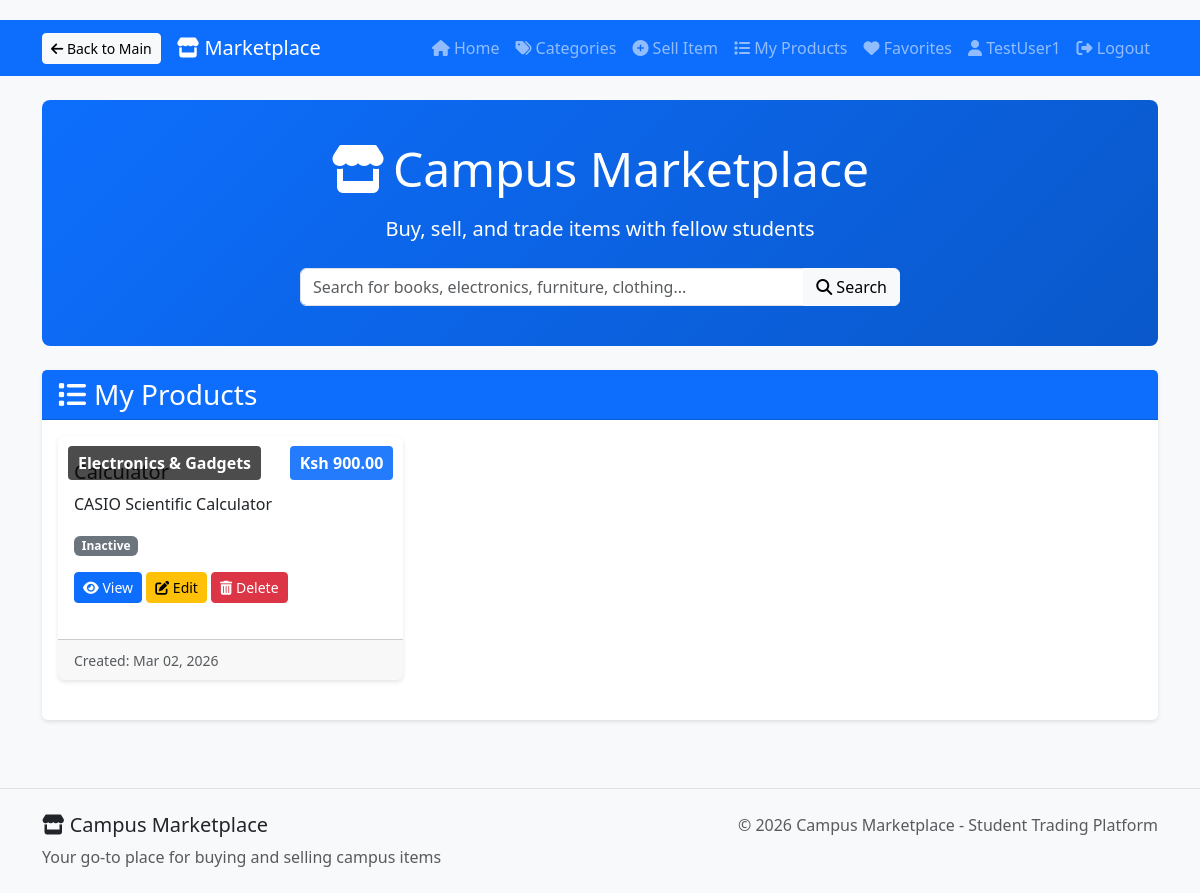
Page /marketplace/my-listings/ (signed in) on the committed database.
### accounts/models.py (models this page shows, shortened)
class CustomUser(AbstractUser):
    USER_TYPE_CHOICES = (
        ('student', 'Student'),
        ('vendor', 'Vendor'),
        ('staff', 'Staff'),
    )
    user_type = models.CharField(max_length=10, choices=USER_TYPE_CHOICES, default='student')
    student_id = models.CharField(max_length=20, blank=True, null=True)
    phone_number = models.CharField(max_length=15, blank=True, null=True)
    profile_picture = CloudinaryField('profile_pictures', blank=True, null=True)
    email_verified = models.BooleanField(default=False)
    created_at = models.DateTimeField(auto_now_add=True)
    bio = models.TextField(blank=True, null=True)
    updated_at = models.DateTimeField(auto_now=True)

### marketplace/models.py (models this page shows, shortened)
class Product(models.Model):
    CONDITION_CHOICES = [
        ('new', 'New'),
        ('like_new', 'Like New'),
        ('good', 'Good'),
        ('fair', 'Fair'),
        ('poor', 'Poor'),
    ]
    seller = models.ForeignKey(CustomUser, on_delete=models.CASCADE, related_name='products')
    title = models.CharField(max_length=200)
    description = models.TextField()
    category = models.ForeignKey(Category, on_delete=models.CASCADE, related_name='products')
    price = models.DecimalField(max_digits=10, decimal_places=2)
    condition = models.CharField(max_length=20, choices=CONDITION_CHOICES)
    image = CloudinaryField('product_images', blank=True, null=True)
    is_sold = models.BooleanField(default=False)
    created_at = models.DateTimeField(auto_now_add=True)
    updated_at = models.DateTimeField(auto_now=True)
    expires_at = models.DateTimeField(null=True, blank=True)
    expired = models.BooleanField(default=False)
    class Meta:
        ordering = ['-created_at']

class Category(models.Model):
    name = models.CharField(max_length=100)
    description = models.TextField(blank=True)
    icon = models.CharField(max_length=50, blank=True)
    objects = CategoryManager()
    class Meta:
        verbose_name_plural = "Categories"

### marketplace/views.py (the view)
# urls.py: path('my-listings/', views.my_listings, name='my_listings'),
@login_required
def my_listings(request):
    products = Product.objects.filter(seller=request.user).order_by('-created_at')
    return render(request, 'marketplace/my_listings.html', {
        'products': products,
        'categories': Category.objects.all()
    })

### templates/marketplace/my_listings.html (shortened to what this page needs)
{% extends "marketplace/base.html" %}
{% block content %}
<div class="row">
    <div class="col-12">
        <div class="card">
            <div class="card-header bg-primary text-white">
                <h3 class="mb-0"><i class="fas fa-list me-2"></i>My Products</h3>
            </div>
            <div class="card-body">
                {% if products %}
                <div class="row">
                    {% for product in products %}
                    <div class="col-md-4 col-sm-6 mb-4">
                        <div class="card product-card h-100">
                            <div class="card-body">
                                <div class="d-flex justify-content-between">
                                    <span class="badge-category">{{ product.category.name }}</span>
                                    <span class="price-badge">Ksh {{ product.price }}</span>
                                </div>
                                <h5 class="card-title mt-2">{{ product.title }}</h5>
                                <p class="card-text">{{ product.description|truncatechars:100 }}</p>
                                {% if product.is_active %}
                                <span class="badge bg-success">Active</span>
                                {% else %}
                                <span class="badge bg-secondary">Inactive</span>
                                {% endif %}
                                <div class="mt-3">
    <a href="{% url 'marketplace:product_detail' product.id %}" class="btn btn-primary btn-sm">
        <i class="fas fa-eye"></i> View
    </a>
    <a href="{% url 'marketplace:update_product' product.id %}" class="btn btn-warning btn-sm">
        <i class="fas fa-edit"></i> Edit
    </a>
    <a href="{% url 'marketplace:delete_product' product.id %}" class="btn btn-danger btn-sm">
        <i class="fas fa-trash-alt"></i> Delete
    </a>
</div>
                            </div>
                            <div class="card-footer">
                                <small class="text-muted">
                                    Created: {{ product.created_at|date:"M d, Y" }}
                                </small>
                            </div>
                        </div>
                    </div>
                    {% endfor %}
                </div>
                {% endif %}
            </div>
        </div>
    </div>
</div>
{% endblock %}

### templates/marketplace/base.html (shortened to what this page needs)
<!DOCTYPE html>
<html lang="en">
<head>
    <link href="https://cdn.jsdelivr.net/npm/bootstrap@5.3.0/dist/css/bootstrap.min.css" rel="stylesheet">
    <link rel="stylesheet" href="https://cdnjs.cloudflare.com/ajax/libs/font-awesome/6.4.0/css/all.min.css">
</head>
<body>
    <nav class="navbar navbar-expand-lg navbar-dark nav-marketplace mb-4">
        <div class="container">
            <a href="{% url 'home' %}" class="btn btn-light btn-sm me-3">
                <i class="fas fa-arrow-left"></i> Back to Main
            </a>
            <a class="navbar-brand" href="{% url 'marketplace:home' %}">
                <i class="fas fa-store"></i> Marketplace
            </a>
            <div class="collapse navbar-collapse" id="navbarNav">
                <ul class="navbar-nav ms-auto">
                    <li class="nav-item">
                        <a class="nav-link" href="{% url 'marketplace:home' %}">
                            <i class="fas fa-home"></i> Home
                        </a>
                    </li>
                    <li class="nav-item">
                        <a class="nav-link" href="{% url 'marketplace:categories' %}">
                            <i class="fas fa-tags"></i> Categories
                        </a>
                    </li>
                    {% if user.is_authenticated %}
                    <li class="nav-item">
                        <a class="nav-link" href="{% url 'marketplace:create_product' %}">
                            <i class="fas fa-plus-circle"></i> Sell Item
                        </a>
                    </li>
                    <li class="nav-item">
                        <a class="nav-link" href="{% url 'marketplace:my_listings' %}">
                            <i class="fas fa-list"></i> My Products
                        </a>
                    </li>
                    <li class="nav-item">
                        <a class="nav-link" href="{% url 'marketplace:favorites' %}">
                            <i class="fas fa-heart"></i> Favorites
                        </a>
                    </li>
                    <li class="nav-item">
                        <a class="nav-link" href="{% url 'accounts:profile' %}">
                            <i class="fas fa-user"></i> {{ user.username }}
                        </a>
                    </li>
                    <li class="nav-item">
                        <a class="nav-link" href="{% url 'accounts:logout' %}">
                            <i class="fas fa-sign-out-alt"></i> Logout
                        </a>
                    </li>
                    {% endif %}
                </ul>
            </div>
        </div>
    </nav>
    <div class="container">
        <div class="hero-marketplace text-center mb-4">
            <div class="container">
                <h1 class="display-5 mb-3"><i class="fas fa-store me-2"></i>Campus Marketplace</h1>
                <p class="lead mb-4">Buy, sell, and trade items with fellow students</p>
                <div class="search-box">
                    <form method="GET" action="{% url 'marketplace:home' %}" class="input-group">
                        <input type="text" name="q" class="form-control"
                               placeholder="Search for books, electronics, furniture, clothing..."
                               value="{{ request.GET.q|default:'' }}">
                        <button class="btn btn-light" type="submit">
                            <i class="fas fa-search"></i> Search
                        </button>
                    </form>
                </div>
            </div>
        </div>
        {% block content %}{% endblock %}
    </div>
    <footer class="mt-5 py-4 bg-light border-top">
        <div class="container">
            <div class="row">
                <div class="col-md-6">
                    <h5><i class="fas fa-store"></i> Campus Marketplace</h5>
                    <p class="text-muted mb-0">Your go-to place for buying and selling campus items</p>
                </div>
                <div class="col-md-6 text-end">
                    <p class="mb-0 text-muted">
                        &copy; {% now "Y" %} Campus Marketplace - Student Trading Platform
                    </p>
                </div>
            </div>
        </div>
    </footer>
</body>
</html>

### templates/marketplace/base.html (style rules this page uses)
body { background-color: #f8f9fa; padding-top: 20px; }
.card { margin-bottom: 20px; border: none; box-shadow: 0 2px 4px rgba(0,0,0,0.1); }
.card-header { background-color: #0d6efd; color: white; }
.product-card { transition: transform 0.2s; height: 100%; }
.badge-category { position: absolute; top: 10px; left: 10px; z-index: 1; background: rgba(0,0,0,0.7); color: white; padding: 5px 10px; border-radius: 4px; font-weight: bold; }
.price-badge { position: absolute; top: 10px; right: 10px; z-index: 1; background: rgba(13, 110, 253, 0.9); color: white; padding: 5px 10px; border-radius: 4px; font-weight: bold; }
.hero-marketplace { background: linear-gradient(135deg, #0d6efd 0%, #0a58ca 100%); color: white; padding: 40px 0; border-radius: 8px; margin-bottom: 30px; }
.nav-marketplace { background-color: #0d6efd; }
.search-box { max-width: 600px; margin: 0 auto; }

### rows in the picture
CustomUser: username "TestUser1"
Product: category.name "Electronics & Gadgets", price "900.00", title "Calculator", description "CASIO Scientific Calculator", created_at "Mar 02, 2026"
